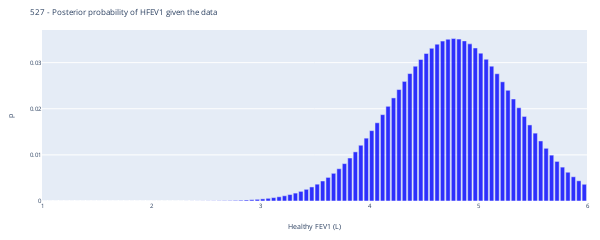

The code cell stored with this chart in its notebook:
### Code cell
# Plot the results
fig = go.Figure(
    data=go.Bar(
        x=HFEV1.midbins,
        y=p_M_given_D,
        marker=dict(color="blue"),
        opacity=0.8,
    )
)

title = f"{df_for_ID.loc[0, 'ID']} - Posterior probability of HFEV1 given the data"
fig.update_layout(
    font=dict(size=6),
    height=200,
    width=600,
    title=title,
    margin=dict(l=10, r=10, t=30, b=10),
)
# Add Date on x axis
fig.update_xaxes(title_text=HFEV1.name)
fig.update_yaxes(title_text="p")

fig.show()
